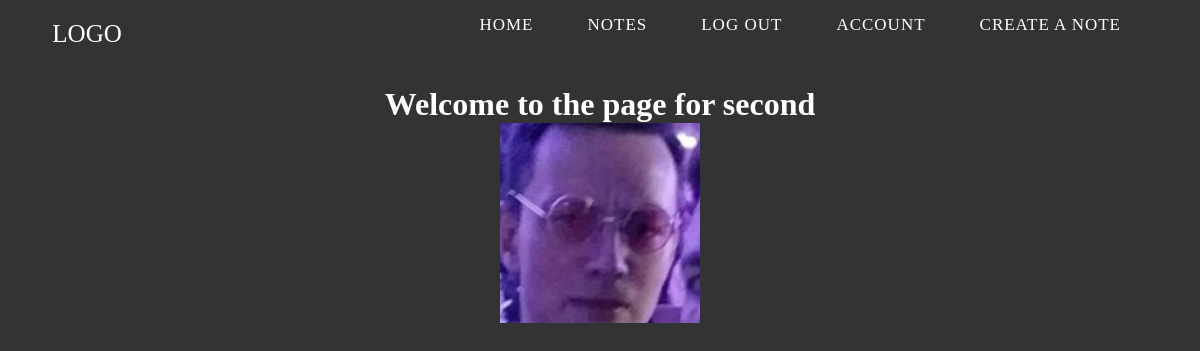
/second (signed in), run on the app's committed database.
### companyblog/models.py (models this page shows, shortened)
class User(db.Model, UserMixin):
    __tablename__ = "users"
    id = db.Column(db.Integer, primary_key=True)
    profile_image = db.Column(db.String(64), nullable=False,default="default_profile.png")
    email = db.Column(db.String(64), unique=True, index=True)
    username = db.Column(db.String(64), unique=True, index=True)
    password_hash = db.Column(db.String(64))
    posts = db.relationship("BlogPost", backref="author", lazy=True)

### companyblog/users/views.py (the view)
@users.route("/<username>")
def user_posts(username):
    page = request.args.get('page', 1, type=int)
    user = User.query.filter_by(username=username).first_or_404()
    blog_posts = BlogPost.query.filter_by(author=user).order_by(BlogPost.date.desc()).paginate(page=page, per_page=5)
    return render_template('user_blog_posts.html', blog_posts=blog_posts, user=user)

### companyblog/models.py (called while the page is built)
@login_manager.user_loader
def load_user(user_id):
    return User.query.get(user_id)

### companyblog/templates/user_blog_posts.html (shortened to what this page needs)
{% extends "base.html" %}
{% block content %}
  <div>
    <div>
      <div align="center">
        <h1>Welcome to the page for {{user.username}}</h1>
        <img src="{{url_for("static", filename="profile_pics/"+current_user.profile_image)}}">
      </div>
    </div>
  </div>
  <nav>
  </nav>
{% endblock %}

### companyblog/static/base.css (style rules this page uses)
* { outline: 0; margin: 0; padding: 0; box-sizing: border-box; color: white; }
body { margin: 0; padding: 0; }
nav { position: relative; width: calc(100% - 60px); margin: 0 auto; padding: 10px 0; text-align: right; padding-right: 2%; }

### data on the page
User: username "second"
User: profile_image (picture)
